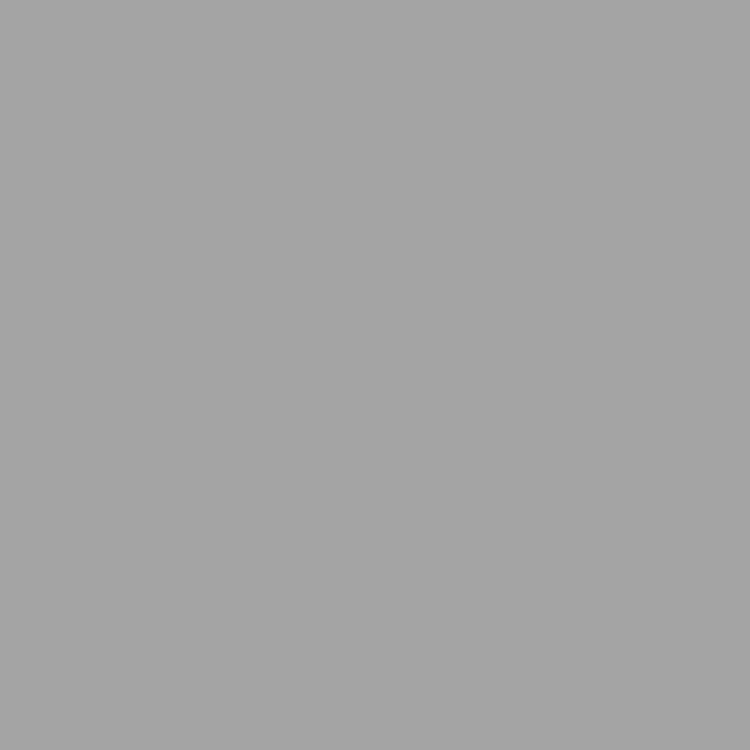
Frame 1 (no input)
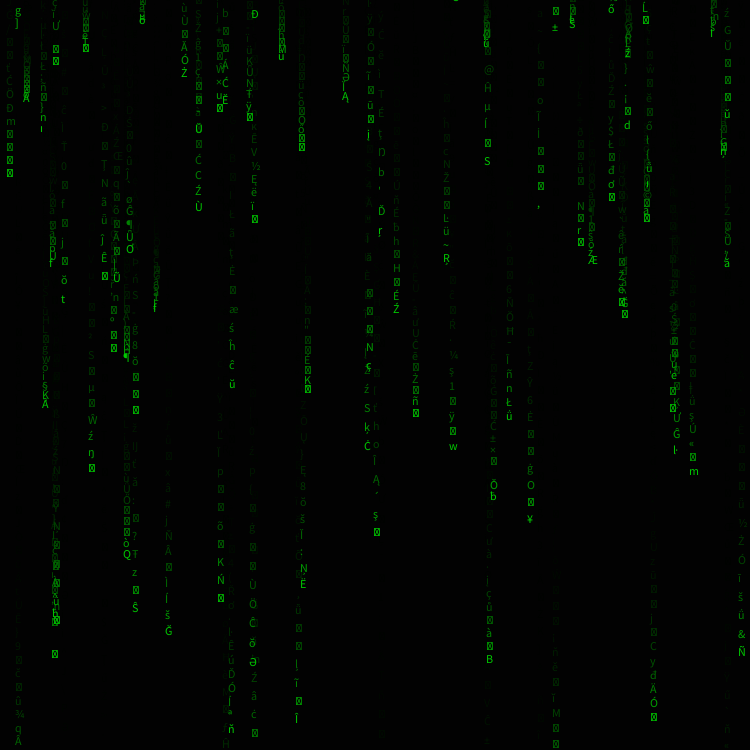
Frame 60 (the mouse pressed at the canvas centre just before this capture)
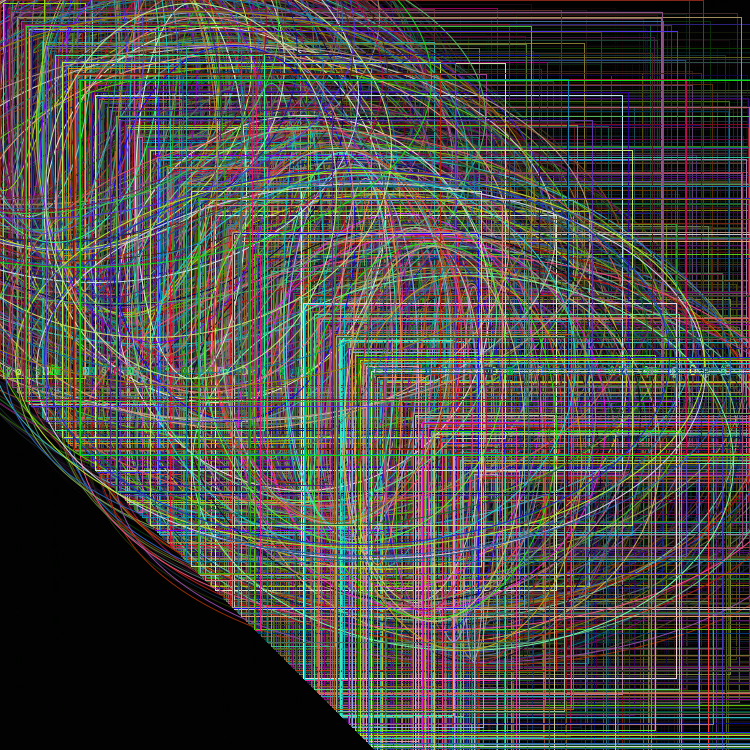
Frame 120 (the mouse held since frame 60 and released just before this capture)

The Processing sketch that drew these frames (run headless with seeded random() and noise(); from frame 60 on, the mouse is pressed at the canvas centre):

// Processing sketch: processing_167601
// ── processing_167601.pde

float[] xCoord = new float[100];
float [] yCoord = new float[100];
float [] speed = new float[100];
void setup() {
  size(750, 750);
  for (int i = 0; i < 100; i++) {
    speed[i] = random(  4, 20);
    xCoord[i] = random(width);
    yCoord[i] -= random(height);
  }
}

void draw() {
  fill(0,50);
  rect(-1,-1,width+1,height+1);
  stroke(mouseX,random(255), mouseX);
  for (int i = 0; i < 100; i++) {
    fill(0,200,0);
    int randNum = int(random(0,480));
    char randomCharacter = char(randNum);
    text(randomCharacter,xCoord[i], yCoord[i]);
   yCoord[i] += speed[i]; 
    if (yCoord[i] > height) {
      yCoord[i] = 0;
    }
    if (mousePressed){
      fill(random(255),random(255),random(255));
      text(randomCharacter,xCoord[i], mouseY);
      fill(random(255),random(255),random(255),0);
      stroke(random(255),random(255),random(255));
      rect(randomCharacter,randomCharacter,xCoord[i], mouseY);
      ellipse(randomCharacter,randomCharacter,xCoord[i], mouseX);
      yCoord[i] = mouseY;
    }
    }
  }
